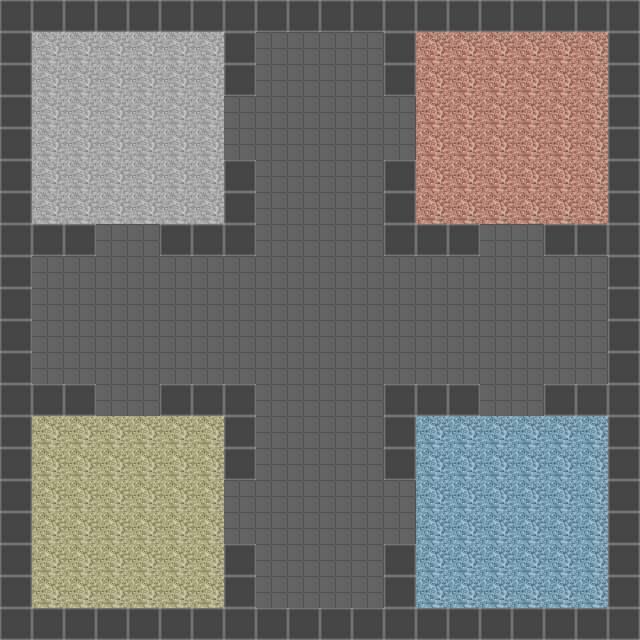

Below is a game level as drawn by its tile map, then a one-line description and the .tmx that defines it (tile-layer data replaced by summaries):
An orthogonal 20x20 tile map with 32x32 px tiles, 1 tile layer (Tiles), 1 hidden layer not drawn, 3 tilesets and 40 objects (36x table, player).

<map version="1.0" orientation="orthogonal" width="20" height="20" tilewidth="32" tileheight="32">
 <tileset firstgid="1" name="TURF_TILESET" tilewidth="32" tileheight="32">
  <image source="data/art/TURF_TILESET.png" width="512" height="512" />
 </tileset>
 <tileset firstgid="257" name="OBJ_TILESET" tilewidth="32" tileheight="32">
  <image source="data/art/OBJ_TILESET.png" width="256" height="256" />
 </tileset>
 <tileset firstgid="321" name="SOLIDS" tilewidth="32" tileheight="32">
  <image source="data/art/SOLIDS.png" width="160" height="32" />
  <tile id="0">
   <properties>
    <property name="type" value="solid" />
   </properties>
  </tile>
 </tileset>
 <layer name="Tiles" width="20" height="20">
  <data>[400 cells, 400 non-empty, 6 distinct tile ids]</data>
 </layer>
 <objectgroup name="Object" width="20" height="20">
  <object name="player" x="288" y="288" width="32" height="32">
   <properties>
    <property name="image" value="OBJ_TILESET" />
    <property name="imagestate" value="0" />
    <property name="spriteheight" value="32" />
    <property name="spritewidth" value="32" />
   </properties>
  </object>
  <object name="table" gid="258" x="576" y="160" />
  <object name="table" gid="258" x="544" y="160" />
  <object name="table" gid="258" x="512" y="160" />
  <object name="table" gid="258" x="512" y="96" />
  <object name="table" gid="258" x="544" y="96" />
  <object name="table" gid="258" x="576" y="96" />
  <object name="table" gid="258" x="192" y="96" />
  <object name="table" gid="258" x="160" y="96" />
  <object name="table" gid="258" x="128" y="96" />
  <object name="table" gid="258" x="32" y="192" />
  <object name="table" gid="258" x="64" y="192" />
  <object name="table" gid="258" x="96" y="192" />
  <object name="table" gid="258" x="160" y="480" />
  <object name="table" gid="258" x="192" y="480" />
  <object name="table" gid="258" x="64" y="544" />
  <object name="table" gid="258" x="96" y="544" />
  <object name="table" gid="258" x="64" y="448" />
  <object name="table" gid="258" x="416" y="480" />
  <object name="table" gid="258" x="448" y="480" />
  <object name="table" gid="258" x="480" y="480" />
  <object name="table" gid="258" x="480" y="544" />
  <object name="table" gid="258" x="512" y="544" />
  <object name="table" gid="258" x="544" y="544" />
  <object name="table" gid="258" x="384" y="288" width="32" height="32" />
  <object name="table" gid="258" x="416" y="288" />
  <object name="table" gid="258" x="192" y="288" />
  <object name="table" gid="258" x="224" y="288" />
  <object name="table" gid="258" x="256" y="416" />
  <object name="table" gid="258" x="224" y="384" />
  <object name="table" gid="258" x="352" y="416" />
  <object name="table" gid="258" x="256" y="192" />
  <object name="table" gid="258" x="256" y="96" />
  <object name="table" gid="258" x="352" y="608" />
  <object name="table" gid="258" x="288" y="608" />
  <object name="table" gid="258" x="320" y="608" />
  <object name="table" gid="258" x="256" y="608" />
  <object gid="153" x="562" y="169" />
  <object gid="153" x="358" y="688" />
  <object gid="153" x="521" y="613" />
 </objectgroup>
 <layer name="collision" width="20" height="20" visible="0">
  <data>[400 cells, 148 non-empty, 1 distinct tile ids]</data>
 </layer>
</map>
